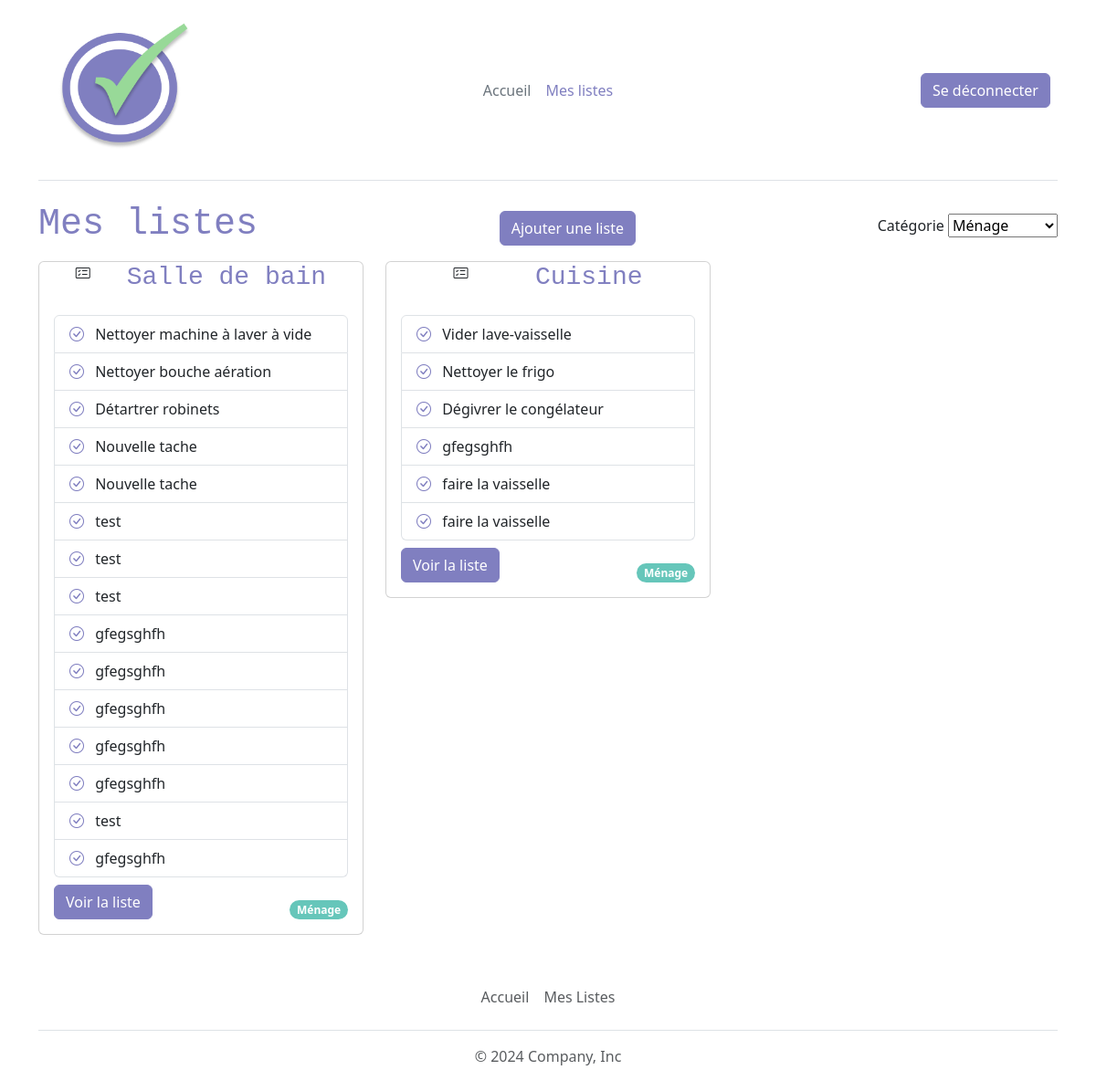
Screenshot of /meslistes.php?category=1 (signed in) with the database file from the repository.
### tables this page shows
CREATE TABLE `list` (
  `idList` int(10) UNSIGNED NOT NULL,
  `titleList` varchar(255) NOT NULL,
  `idUser` int(10) UNSIGNED NOT NULL,
  `idCategory` int(10) UNSIGNED NOT NULL
);

CREATE TABLE `item` (
  `idItem` int(10) UNSIGNED NOT NULL,
  `titleItem` varchar(50) NOT NULL,
  `status` tinyint(1) NOT NULL,
  `idList` int(10) UNSIGNED NOT NULL
);

CREATE TABLE `category` (
  `idCategory` int(10) UNSIGNED NOT NULL,
  `titleCategory` varchar(50) NOT NULL,
  `icon` varchar(255) NOT NULL
);

### lib/session.php (called while the page is built, shortened)
<?php
function isUserConnected():bool
    {
        return  isset($_SESSION['users']);
    }

### lib/category.php (called while the page is built)
<?php
function getCategories(PDO $pdo): array
{
    $query = $pdo->prepare("SELECT * FROM category");
    $query->execute();
    return $query->fetchAll(PDO::FETCH_ASSOC);
}

### lib/list.php (called while the page is built, shortened)
<?php
function getListsByUserId(PDO $pdo, int $userId, int $idCategory=null): array
{
    $sql = "SELECT `list`.*, category.titleCategory as category_titleCategory,
    category.icon as category_icon
    FROM `list`
    JOIN category ON category.idCategory = `list`.idCategory
    WHERE idUser = :idUser";
    if ($idCategory) {
        $sql .= " AND `list`.idCategory = :idCategory";
    }
    $query = $pdo->prepare($sql);
    $query->bindValue(':idUser', $userId, PDO::PARAM_INT);
    if ($idCategory) {
        $query->bindValue(':idCategory', $idCategory, PDO::PARAM_INT);
    }
    $query->execute();
    $lists = $query->fetchAll(PDO::FETCH_ASSOC);
    return $lists;
}
function getListItems(PDO $pdo, int $idList):array
{
    $query = $pdo->prepare("SELECT * FROM item WHERE idList= :idList");
    $query->bindValue(':idList', $idList, PDO::PARAM_INT);
    $query->execute();
    return $query->fetchAll(PDO::FETCH_ASSOC);
}

### meslistes.php (the view, shortened to what this page needs)
<?php
require_once 'templates/header.php';
require_once 'lib/pdo.php';
require_once 'lib/list.php';
require_once 'lib/category.php';
$idCategory = null;
if (isset($_SESSION['users'])) {
    if (isset($_GET['category'])) {
        $idCategory = (int)$_GET['category'];
    }
    $lists = getListsByUserId($pdo, $_SESSION['users']['idUser'], $idCategory);
}
$categories = getCategories($pdo);
?>
<div class= "container">
    <div class="d-flex justify-content-between align-items-center">
        <h1>Mes listes</h1>
        <?php if (isUserConnected()) { ?>
            <a href="ajout-modification-liste.php" class="btn btn-primary">Ajouter une liste</a>
        <?php } ?>
        <form method="get">
            <label for="category" class="form-label">Catégorie</label>
            <select name="category" id="category" onchange="this.form.submit()">
                <?php foreach($categories as $category) { ?>
                    <option <?=((int)$category['idCategory'] === $idCategory ? 'selected="selected"': '' )?> value="<?=$category['idCategory']?>"><?=$category['titleCategory']?></option>
                <?php } ?>
            </select>
        </form>
    </div>
    <div class="row">
        <?php if (isUserConnected()) {
            if ($lists) {
                foreach ($lists as $list) {  ?>
                    <div class="col-md-4 my-2">
                        <div class="card w-100" >
                            <div class="car-header d-flex align-item-center justify-content-evenly">
                                <i class="bi bi-card-checklist"></i>
                                <h3 class="card-title"><?=$list['titleList'] ?></h3>
                            </div>
                            <div class="card-body d-flex flex-column">
                                <?php $items = getListItems($pdo, $list['idList']); ?>
                                <?php if ($items) { ?>
                                <ul class="list-group">
                                    <?php foreach ($items as $item) { ?>
                                    <li class="list-group-item"><a class="me-2" href="ajout-modification-liste.php?idList=<?=$list['idList']?>&action=updateStatusListItem&redirect=list&idItem=<?=$item['idItem'] ?>&status=<?=!$item['status'] ?>"><i class="bi bi-check-circle<?=($item['status'] ? '-fill' : '')?>"></i></a> <?=$item['titleItem'] ?> </li>
                                    <?php } ?>
                                </ul>
                                <?php } ?>
                                <div class="d-flex justify-content-between align-items-end mt-2">
                                    <a href="ajout-modification-liste.php?idList=<?=$list['idList'] ?>" class="btn btn-primary">Voir la liste</a>
                                    <span class="badge rounded-pill text-bg-primary">
                                        <?=$list['category_titleCategory']?>
                                    </span>
                                </div>
                            </div>
                        </div>
                    </div>
                <?php } ?>
            <?php } else { ?>
                <p>Aucune Liste</p>
            <?php } ?>
        <?php } else { ?>
            <p>Connecte-toi pour avoir accès à tes liste </p>
            <a href="login.php" class="btn btn-outline-primary me-2" >Se connecter</a>
        <?php } ?>
    </div>
</div>
<?php require_once __DIR__."/templates/footer.php";  ?>

### rows the page displays
list: titleList "Salle de bain", idCategory.titleCategory "Ménage"
item: status 0 (drawn), titleItem "Nettoyer machine à laver à vide"
item: status 0 (drawn), titleItem "Nettoyer bouche aération"
item: status 0 (drawn), titleItem "Détartrer robinets"
item: status 0 (drawn), titleItem "Nouvelle tache"
item: status 0 (drawn), titleItem "Nouvelle tache"
item: status 0 (drawn), titleItem "test"
item: status 0 (drawn), titleItem "test"
item: status 0 (drawn), titleItem "test"
item: status 0 (drawn), titleItem "gfegsghfh"
item: status 0 (drawn), titleItem "gfegsghfh"
item: status 0 (drawn), titleItem "gfegsghfh"
item: status 0 (drawn), titleItem "gfegsghfh"
item: status 0 (drawn), titleItem "gfegsghfh"
item: status 0 (drawn), titleItem "test"
item: status 0 (drawn), titleItem "gfegsghfh"
list: titleList "Cuisine", idCategory.titleCategory "Ménage"
item: status 0 (drawn), titleItem "Vider lave-vaisselle"
item: status 0 (drawn), titleItem "Nettoyer le frigo"
item: status 0 (drawn), titleItem "Dégivrer le congélateur"
item: status 0 (drawn), titleItem "gfegsghfh"
item: status 0 (drawn), titleItem "faire la vaisselle"
item: status 0 (drawn), titleItem "faire la vaisselle"

### other values shown
form field category "Ménage"
